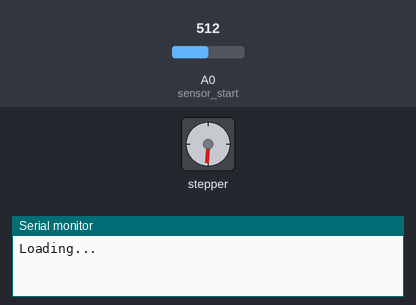
Bench run of a sketch on a simulated Arduino Uno, built with avr-gcc and run on an emulated ATmega328P. Parts: stepper motor, the last lines printed to the serial monitor. The test bench sets the inputs (shaded band); at power-on: A0 (sensor_start) = 512. Stepper angles assume 4096 steps per turn.

Above: at 1.5 s.
At 7.0 s:
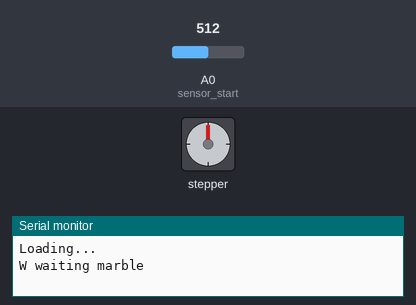
7.1 s: A0 (sensor_start) set to 810
Timing chart, 0 to 10.1 s (numbered marks = the images above; inputs shaded):
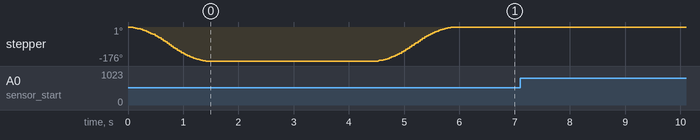

The sketch:

bridge_gate.ino
```cpp
#include <AccelStepper.h>
#define HALFSTEP 8

// Motor pin definitions
#define motorPin1  3     // IN1 on the ULN2003 driver 1
#define motorPin2  4     // IN2 on the ULN2003 driver 1
#define motorPin3  5     // IN3 on the ULN2003 driver 1
#define motorPin4  6     // IN4 on the ULN2003 driver 1
#define sensor_start A0
#define sensor_end A1

enum BridgeState {WAITING_MARBLE, COUNTDOWN_PREP, COUNTDOWN_60, RELEASE_MARBLE, DETECT_FINISH, SUCCESS, FAIL, CODE};

BridgeState STATE;

AccelStepper stepper1(HALFSTEP, motorPin1, motorPin3, motorPin2, motorPin4);

int counter = 0;

unsigned long some_time;


void setup() {
  Serial.begin(9600);
  stepper1.setMaxSpeed(50000.0);
  stepper1.setAcceleration(5000.0);
  stepper1.setSpeed(20000);
  pinMode(sensor_start, INPUT);
  pinMode(sensor_end, INPUT);
  STATE =  WAITING_MARBLE;
  Serial.println("Loading...");
  start_motor();


}

bool detect_marble_start() {
  int sensorVal_Begin = analogRead(sensor_start);
  if (sensorVal_Begin > 800) {
    return true;
  }
  return false;
}

bool detect_marble_end() {
  int sensorVal_End = analogRead(sensor_end);
  while (sensorVal_End > 800) {
    return true;
  }
  return false;
}

void start_motor() {
  stepper1.moveTo(-2000);
  while (stepper1.distanceToGo() < 0)
  {
    stepper1.run();
  }
  delay(3000);
  stepper1.moveTo(0);
  while (stepper1.distanceToGo() > 0)
  {
    stepper1.run();
  }
}


void loop() {

  switch (STATE)
  {
    case WAITING_MARBLE:
      Serial.println("W waiting marble");

      while ( !detect_marble_start() ) {
        delay(10);
      }
      STATE = COUNTDOWN_PREP;
      break;

    case COUNTDOWN_PREP:
      Serial.println("C Ready");
      delay(3000);
      Serial.println("C Start");
      STATE = COUNTDOWN_60;
      counter = 60;
      delay(1000);

      break;


    case COUNTDOWN_60:
      //Serial.println("C 1");

      while (counter > 1) {
        counter--;
        Serial.print("C ");
        Serial.println(counter);
        delay(1000);

      }
      STATE = RELEASE_MARBLE;

      break;

    case RELEASE_MARBLE:
      Serial.println("C Finish");

      start_motor();
      STATE = DETECT_FINISH;

      //Serial.println ("Marble Released");
      some_time = millis();
      break;

    case DETECT_FINISH:
      STATE = FAIL;
      while (millis() - some_time < 20000) {  //wait for 20s to allow marble to
        if (detect_marble_end()) {
          STATE = SUCCESS;
          Serial.println("P SUCCESS");
          break;
        }
      }
      some_time = millis();
      counter = 3;
      break;

    case SUCCESS:
      delay(5000);
      Serial.println("P CODE");
      delay(10000);

      //Serial.println(""); //hints go in here
      STATE = WAITING_MARBLE;
      break;

    case FAIL:
      Serial.println("P TRY AGAIN");
      delay(10000);
      STATE = WAITING_MARBLE;
      break;
  }
}
```
